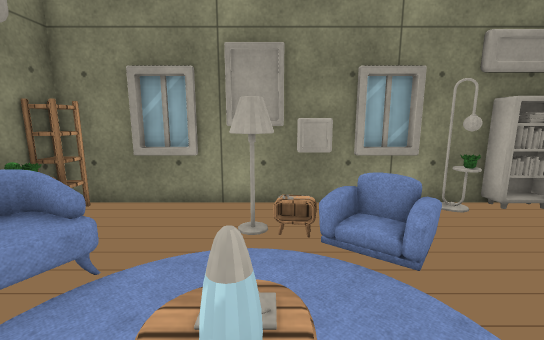
View 1 (above)

16 first-person views from a walk through a 3-D level made in the Unity game engine. The camera is 1.2 m above the floor, tilts 10° down and sees 90° across. Doors are open. The floor is counted in squares, 0.5 m on a side. Each view is taken from the middle of a square. On the plan, view 1 faces up. The plan holds only what a view shows up to about 18 squares ahead; the rest is blank. Some surface patterns are stand-ins.

View 2
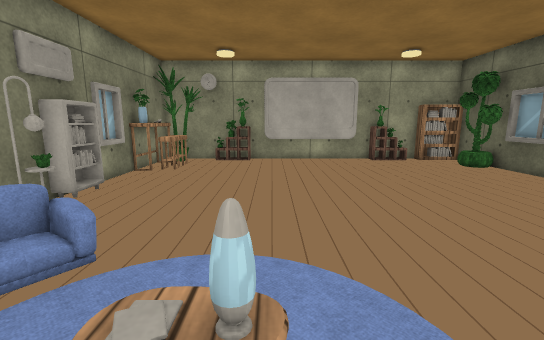

View 3
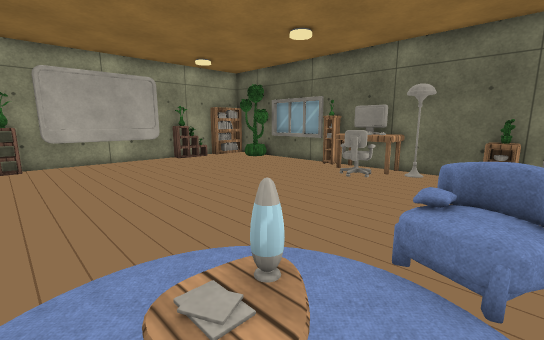

View 4
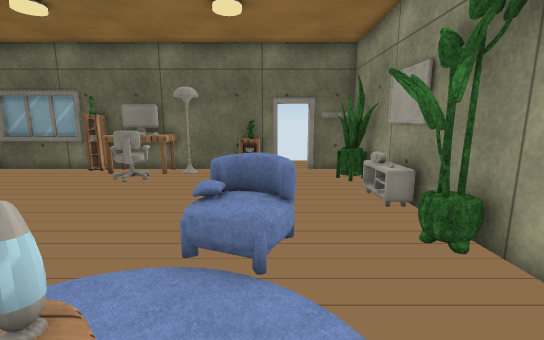

View 5
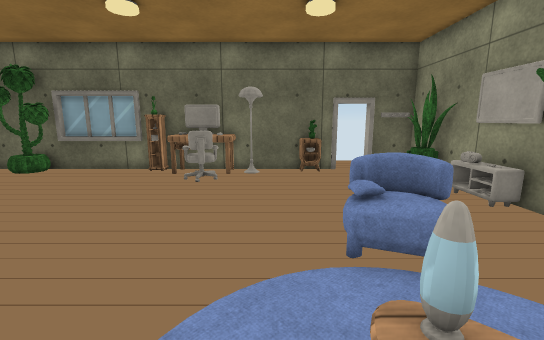

View 6
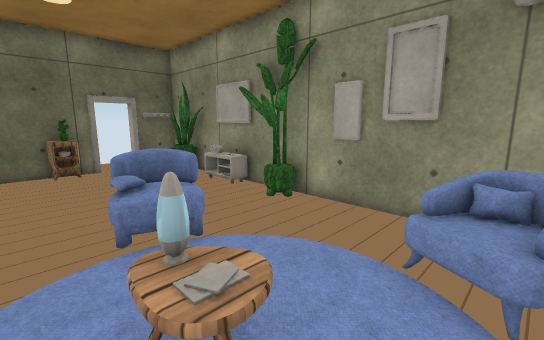

View 7
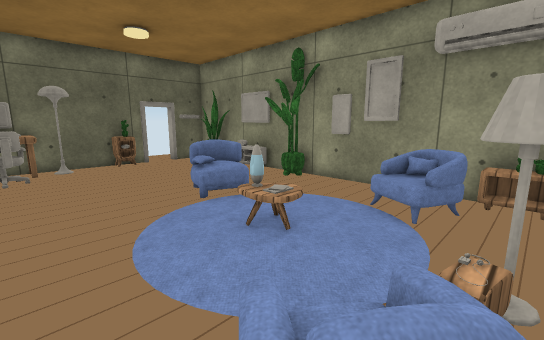

View 8
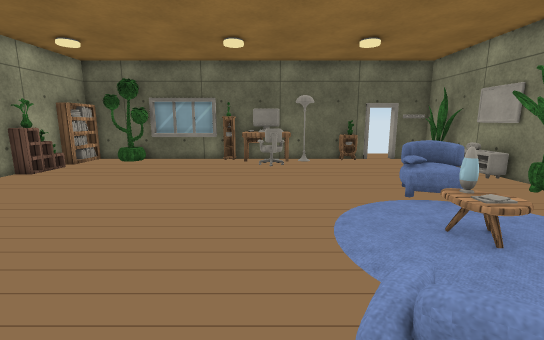

View 9
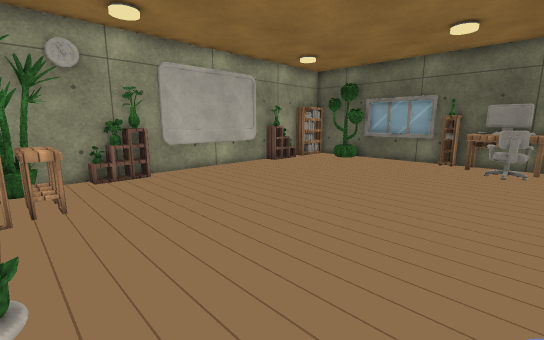

View 10
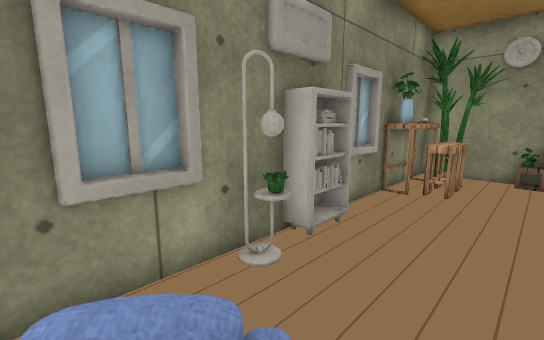

View 11
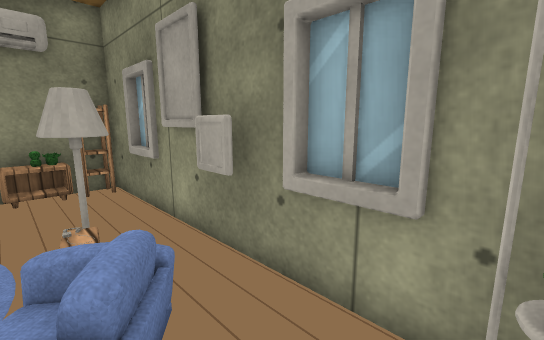

View 12
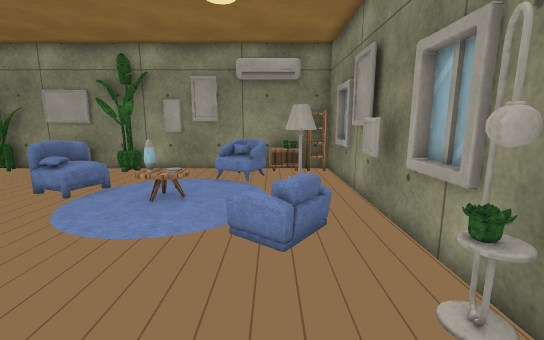

View 13
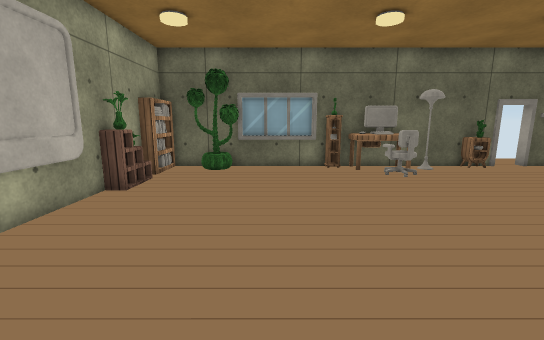

View 14
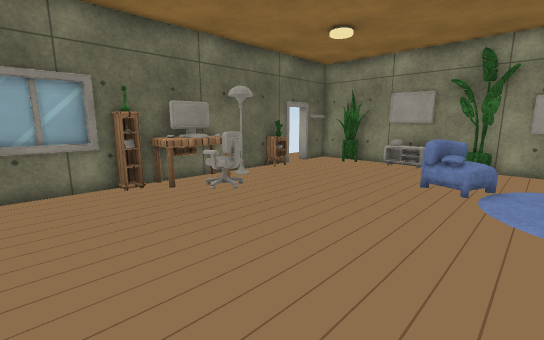

View 15
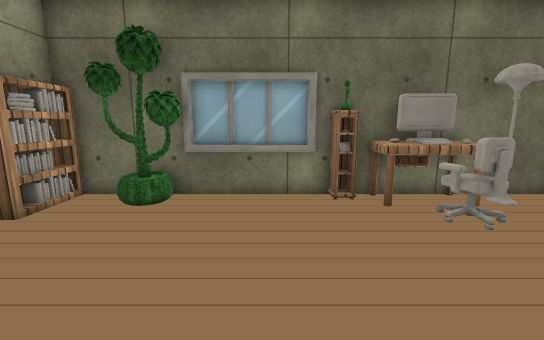

View 16
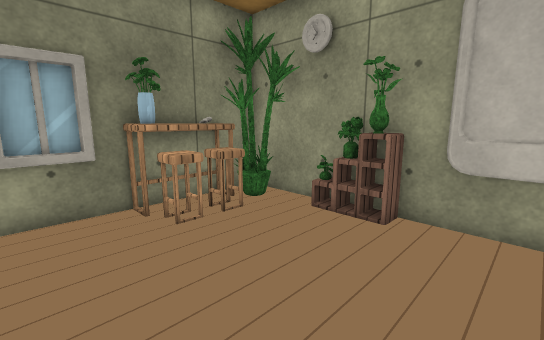

### Floor plan
Points are (right, up) in squares from view 1. A wall is a line through its corners. A room is listed if a view was taken in it or the views show most of it. See-through windows are left out.
Room 1 (views 1, 2, 3, 4, 5, 6, 7, 8, 9, 10, 11, 12, 13, 14, 15, 16)
walls: (16, -5.5) (16, 2.6); (-6.1, -6.4) (-6.1, -10.9) (15.5, -10.9); (16, 3.4) (16, 7.9) (-6.1, 7.9); (16, -8.5) (16, -6.4); (-6.1, 5.6) (-6.1, -4.5)
objects: other object (-6, -6); other object (-6, 6); other object (-6, 7) to (-5, 7); other object (-5, -11); other object (-5, -9) to (-5, -8); other object (-5, -6); other object (-5, -2); other object (-5, 3) to (-4, 5); other object (-5, 5); other object (-5, 6); other object (-2, -3) to (-1, -2); other object (-2, -1) to (-1, -1); other object (-1, -11); other object (-1, -10); other object (-1, -9); other object (-1, -2); other object (-1, 6) to (0, 6); other object (0, 5) to (1, 5); other object (1, 7); other object (2, 6); other object (3, -10) to (5, -9); other object (3, -9) to (5, -8); other object (4, -10); other object (5, -10); other object (5, 7); other object (6, -10); other object (6, 7) to (8, 8); other object (7, -11) to (7, -10); other object (11, 7); other object (12, -10) to (14, -10); other object (12, 6); other object (12, 7); other object (13, 6) to (14, 7); other object (14, 7); other object (15, -10) to (16, -10); other object (15, -9) to (16, -9); other object (15, -6); other object (15, 3); other object (16, -6); other object (16, 3)

Positions as (right, up) in squares from view 1, and headings:
1: (0, 0), facing up
2: (-2, 1), facing right
3: (-2, 3), facing down-right
4: (-2, 3), facing down
5: (1, 3), facing down
6: (1, 4), facing down-left
7: (4, 6), facing down-left
8: (4, 7), facing down
9: (3, 7), facing down-right
10: (2, 4), facing up-right
11: (5, 5), facing up-left
12: (8, 5), facing left
13: (10, 4), facing down
14: (10, 0), facing down-left
15: (9, -2), facing down
16: (9, 0), facing up-right
